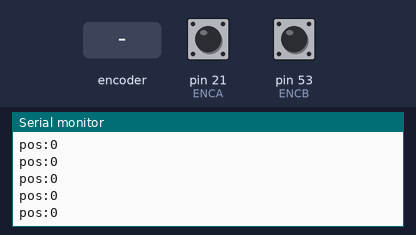
Recording of a sketch running on a simulated Arduino Mega 2560, built with avr-gcc and run on an emulated ATmega2560. Shown: the last lines printed to the serial monitor. Inputs (shaded band) come from the test bench; at power-on: pin 21 (ENCA) HIGH, pin 53 (ENCB) HIGH.

Above: at 1.2 s.
1.3 s: rotary encoder on pin 21 (ENCA) / pin 53 (ENCB) turned 1 step (first pin leading)
At 1.42 s:
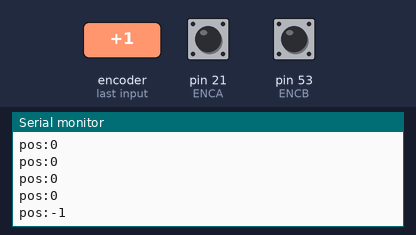
3.0 s: rotary encoder on pin 21 (ENCA) / pin 53 (ENCB) turned 1 step (first pin leading)
At 3.14 s:
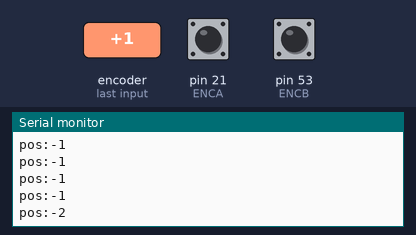
Timing chart, 0 to 6.0 s (numbered marks = the images above; inputs shaded):
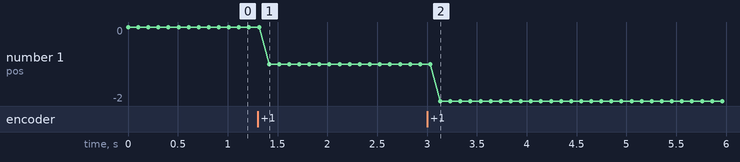

The sketch:

encoder_read.ino
```cpp
// Using a POT on A15, controls the speed and direction of 4 motors on the
//L293D Aideepen motor control shield
//https://www.amazon.com/dp/B09Y1WB2VN?psc=1&ref=ppx_yo2ov_dt_b_product_details
//Needs the [Adafruit Motor Shield Library](https://github.com/adafruit/Adafruit-Motor-Shield-library

#include <AFMotor.h>

#define TIMER_DELAY 100
#define POT_MIDDLE  512
#define DEAD_ZONE   50

#define NUM_MOTORS 1
#define MAX_SPEED 150
#define SENSOR_PIN A15

#define ENCA 21
#define ENCB 53


AF_DCMotor* motors[NUM_MOTORS];
uint8_t direction = RELEASE;
uint8_t speed = 0;
int encCount = 0;
int pos = 0;
int encDirection = RELEASE;
int prevEncCount = 0;
unsigned long timer = 0;
unsigned long prevTime = 0;

void readEncoder() {
  int b=digitalRead(ENCB);
  if(b>0) {
    pos++;
  } else {
    pos--;
  }
}

void setup() {
  Serial.begin(115200);
  pinMode(ENCA,INPUT);
  pinMode(ENCB,INPUT);
  attachInterrupt(digitalPinToInterrupt(ENCA),readEncoder,RISING);
  Serial.println("Hello world motor");
}
//608-254-7877
void loop() {
  unsigned long now = millis();
  if(now>timer) {
    Serial.print("pos:");
    Serial.print(pos);
    Serial.println();
    timer=now+TIMER_DELAY;
  }
}
```

Measured:
- after the input at 1.3 s, the serial monitor: prints a new line after 0.12 s (image 1)
- after the input at 3.0 s, the serial monitor: prints a new line after 0.13 s (image 2)
- plotted number 1: 0 → -1 after the input at 1.3 s, -1 → -2 after the input at 3.0 s
